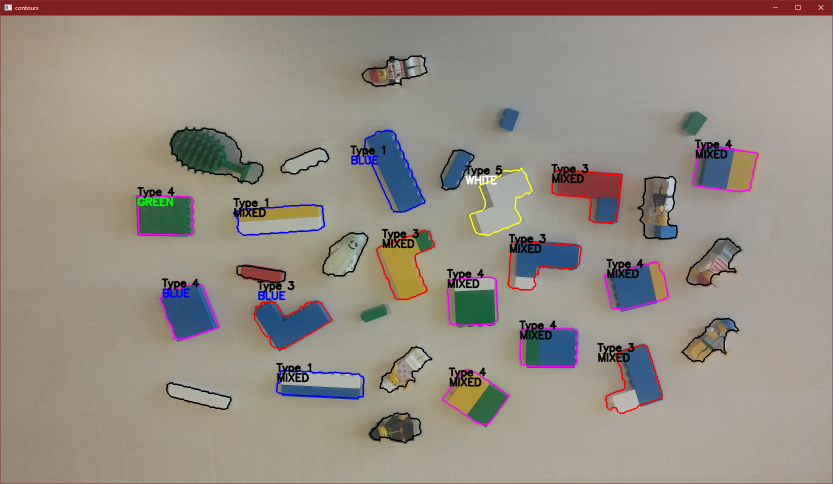
#> input picture working_example.png, 1666 x 968 px (shown at 1/2 size); its folder holds only this picture in this run
$ python -i shapes_detection.py   (imports and definitions only)
#> lines starting #> are read from the running program, lines starting #| are printed output that depends on the picture; after the words box and inside, x2 and y2 are one past the last pixel; in counts of white or black regions, pixels touching at a corner belong together
import cv2 as cv
import numpy as np
import math
import os

bin_th = 70
h_d = 20
s_d = 100
v_d = 20
h_u = 30
s_u = 200
v_u = 255
c_d = 7
c_u = 25

kernel3 = np.ones((3, 3), np.uint8)
kernel5 = np.ones((5, 5), np.uint8)
kernel9 = np.ones((9, 9), np.uint8)

average_moments1 = []
average_moments2 = []
average_moments3 = []
average_moments4 = []
average_moments5 = []


# create average moments list for every type of shape
# [46 lines left out: function create_models, not called in this run]


def detect(image):
    # read image
#> called with image = 'working_example.png'
    img_color = cv.imread(image)
#> img_color is the input picture: shape (968, 1666, 3); mean B, G, R 130.7, 140.6, 149.6
    img_color = cv.resize(img_color, (0, 0), fx=0.4, fy=0.4)
#> img_color: shape (387, 666, 3)
    img_hsv = cv.cvtColor(img_color, cv.COLOR_BGR2HSV)
#> img_hsv: shape (387, 666, 3); mean H, S, V 27.4, 49.1, 154.6
    img_gray = cv.cvtColor(img_color, cv.COLOR_BGR2GRAY)

    # separate BGR spaces
    img_blue = img_color[:, :, 0]
    img_green = img_color[:, :, 1]
    img_red = img_color[:, :, 2]

    # median blur for later use
    blur_gray = cv.medianBlur(img_gray, 11)
    blur_blue = cv.medianBlur(img_blue, 11)
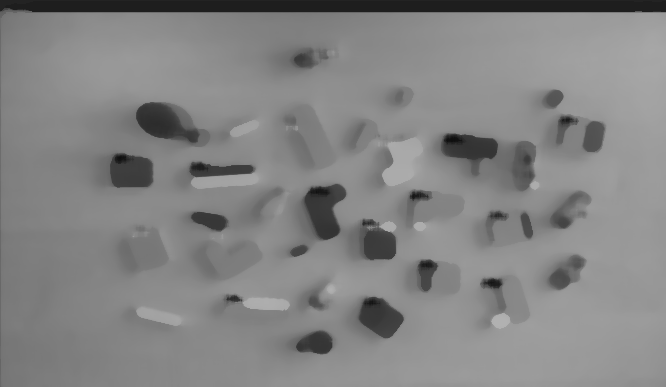
#> blur_blue: shape (387, 666); min 15, max 177, mean 131.9
    blur_green = cv.medianBlur(img_green, 11)
    blur_red = cv.medianBlur(img_red, 11)
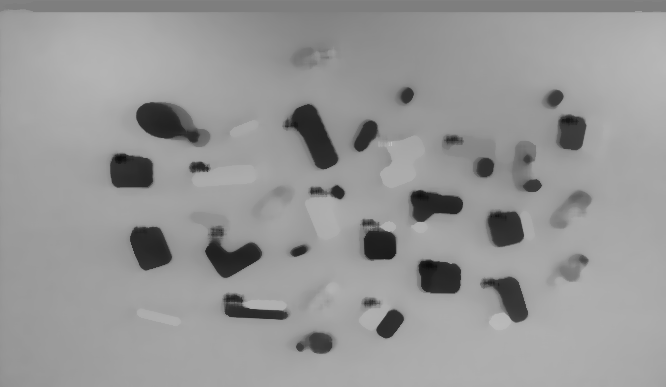
#> blur_red: shape (387, 666); min 13, max 193, mean 150.8

    # sobel edge detection
    # https://stackoverflow.com/questions/51167768/sobel-edge-detection-using-opencv
    grad_x = cv.Sobel(img_gray, cv.CV_64F, 1, 0, ksize=3)
    grad_y = cv.Sobel(img_gray, cv.CV_64F, 0, 1, ksize=3)
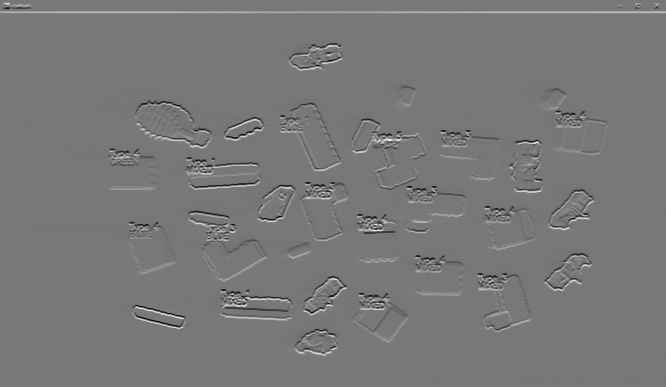
#> grad_y: shape (387, 666) float64; min -771, max 864, mean 2; drawn with min black and max white

    abs_grad_x = cv.convertScaleAbs(grad_x)
    abs_grad_y = cv.convertScaleAbs(grad_y)

    grad = cv.addWeighted(abs_grad_x, 0.5, abs_grad_y, 0.5, 0)
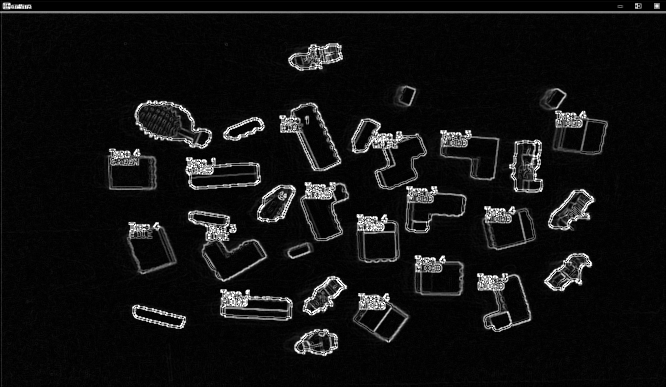
#> grad: shape (387, 666); min 0, max 255, mean 17.5
    _, ths = cv.threshold(grad, 15, 255, cv.THRESH_BINARY)
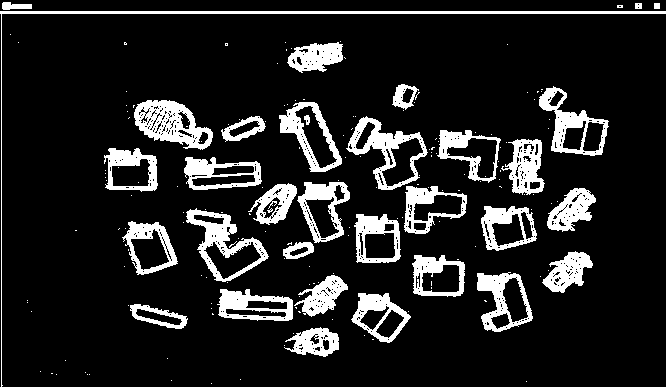
#> ths: shape (387, 666); 13.5% white; 178 white regions (145 under 20 px), largest, box (x1, y1, x2, y2) and area: (0, 11, 666, 387) 2372, (134, 100, 213, 150) 2064, (186, 208, 269, 282) 1790
    sobel_dilated = cv.dilate(ths, kernel3)
#> sobel_dilated: shape (387, 666); 19.8% white; 85 white regions (56 under 20 px), largest, box (x1, y1, x2, y2) and area: (0, 1, 666, 387) 4830, (345, 115, 468, 235) 4341, (247, 179, 351, 260) 3728
    sobel_eroded = cv.erode(sobel_dilated, kernel3)
#> sobel_eroded: shape (387, 666); 14.7% white; 97 white regions (70 under 20 px), largest, box (x1, y1, x2, y2) and area: (346, 116, 467, 234) 3167, (0, 2, 666, 387) 3077, (217, 273, 348, 321) 2506

    # binary thresholds on BGR color and yellow
    ret, binary_blue = cv.threshold(blur_blue, bin_th, 255, cv.THRESH_BINARY_INV)
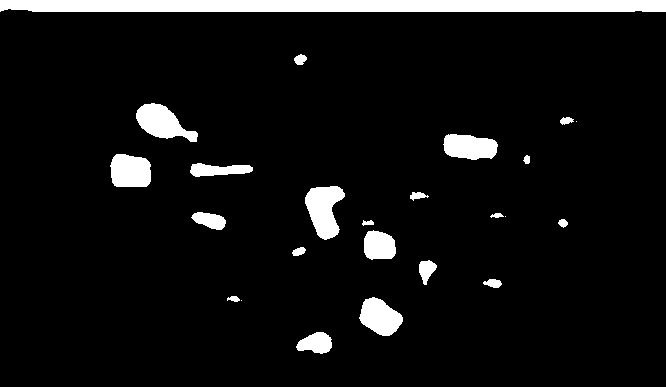
#> binary_blue: shape (387, 666); 6.8% white; 24 white regions (3 under 20 px), largest, box (x1, y1, x2, y2) and area: (0, 0, 666, 12) 7927, (305, 186, 345, 240) 1395, (136, 103, 198, 142) 1318
#> ret = 70
    ret, binary_green = cv.threshold(blur_green, bin_th, 255, cv.THRESH_BINARY_INV)
#> binary_green: shape (387, 666); 4.8% white; 22 white regions (2 under 20 px), largest, box (x1, y1, x2, y2) and area: (0, 0, 666, 12) 7931, (444, 134, 498, 161) 1126, (138, 106, 175, 135) 744
    ret, binary_red = cv.threshold(blur_red, bin_th, 255, cv.THRESH_BINARY_INV)
#> binary_red: shape (387, 666); 6.1% white; 32 white regions (2 under 20 px), largest, box (x1, y1, x2, y2) and area: (285, 104, 338, 169) 1592, (137, 103, 199, 143) 1389, (130, 227, 172, 270) 1311
    binary_yellow = cv.inRange(img_hsv, np.array([h_d, s_d, v_d]), np.array([h_u, s_u, v_u]))
#> binary_yellow: shape (387, 666); 1.3% white; 73 white regions (61 under 20 px), largest, box (x1, y1, x2, y2) and area: (304, 190, 340, 239) 1039, (357, 298, 391, 332) 580, (190, 165, 256, 177) 539

    # adaptive binary thresholds on BGR space for edge detecion
    th_blue = cv.adaptiveThreshold(blur_blue, 255, cv.ADAPTIVE_THRESH_MEAN_C, cv.THRESH_BINARY_INV, 13, 2)
#> th_blue: shape (387, 666); 11.9% white; 196 white regions (124 under 20 px), largest, box (x1, y1, x2, y2) and area: (0, 1, 666, 12) 5926, (136, 102, 200, 145) 1276, (304, 184, 346, 240) 1044
    th_green = cv.adaptiveThreshold(blur_green, 255, cv.ADAPTIVE_THRESH_MEAN_C, cv.THRESH_BINARY_INV, 13, 2)
#> th_green: shape (387, 666); 11.6% white; 123 white regions (69 under 20 px), largest, box (x1, y1, x2, y2) and area: (0, 1, 666, 12) 5946, (191, 212, 264, 280) 1575, (136, 102, 210, 147) 1466
    th_red = cv.adaptiveThreshold(blur_red, 255, cv.ADAPTIVE_THRESH_MEAN_C, cv.THRESH_BINARY_INV, 13, 2)
#> th_red: shape (387, 666); 9.5% white; 132 white regions (69 under 20 px), largest, box (x1, y1, x2, y2) and area: (0, 3, 666, 12) 3445, (136, 102, 210, 147) 1355, (205, 226, 262, 278) 1204

    # canny edge detection with dilation
    canny = cv.Canny(blur_gray, c_d, c_u)
#> canny: shape (387, 666); 3.4% white in thin lines or dots
    canny = cv.dilate(canny, kernel3)
#> canny: shape (387, 666); 11.1% white; 34 white regions (2 under 20 px), largest, box (x1, y1, x2, y2) and area: (0, 7, 666, 387) 3152, (348, 118, 427, 192) 1384, (277, 182, 348, 263) 1375

    # sum of all binary images
    bitwise1 = cv.bitwise_or(binary_blue, binary_green)
#> bitwise1: shape (387, 666); 7.1% white; 23 white regions, largest, box (x1, y1, x2, y2) and area: (0, 0, 666, 12) 7931, (305, 186, 345, 240) 1395, (136, 103, 198, 142) 1318
    bitwise2 = cv.bitwise_or(bitwise1, binary_red)
#> bitwise2: shape (387, 666); 10.9% white; 28 white regions, largest, box (x1, y1, x2, y2) and area: (0, 0, 666, 12) 7931, (191, 212, 262, 278) 1728, (285, 104, 338, 169) 1595
    bitwise3 = cv.bitwise_or(bitwise2, binary_yellow)
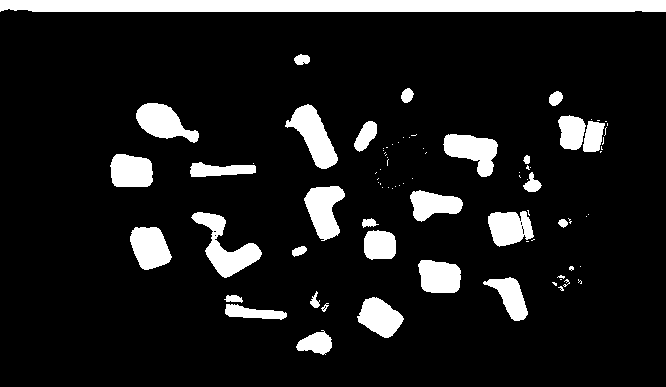
#> bitwise3: shape (387, 666); 11.4% white; 85 white regions (53 under 20 px), largest, box (x1, y1, x2, y2) and area: (0, 0, 666, 12) 7931, (191, 212, 262, 278) 1728, (285, 104, 338, 169) 1595

    bitwise_bg = cv.bitwise_or(th_blue, th_green)
#> bitwise_bg: shape (387, 666); 14.5% white; 170 white regions (112 under 20 px), largest, box (x1, y1, x2, y2) and area: (0, 1, 666, 12) 5950, (191, 212, 264, 281) 2026, (282, 104, 339, 171) 1539
    bitwise_bgr = cv.bitwise_or(bitwise_bg, th_red)
#> bitwise_bgr: shape (387, 666); 15.6% white; 174 white regions (116 under 20 px), largest, box (x1, y1, x2, y2) and area: (0, 1, 666, 12) 5954, (189, 212, 264, 281) 2355, (282, 104, 339, 171) 1680
#> (the rest of the program and of its run is left out)
